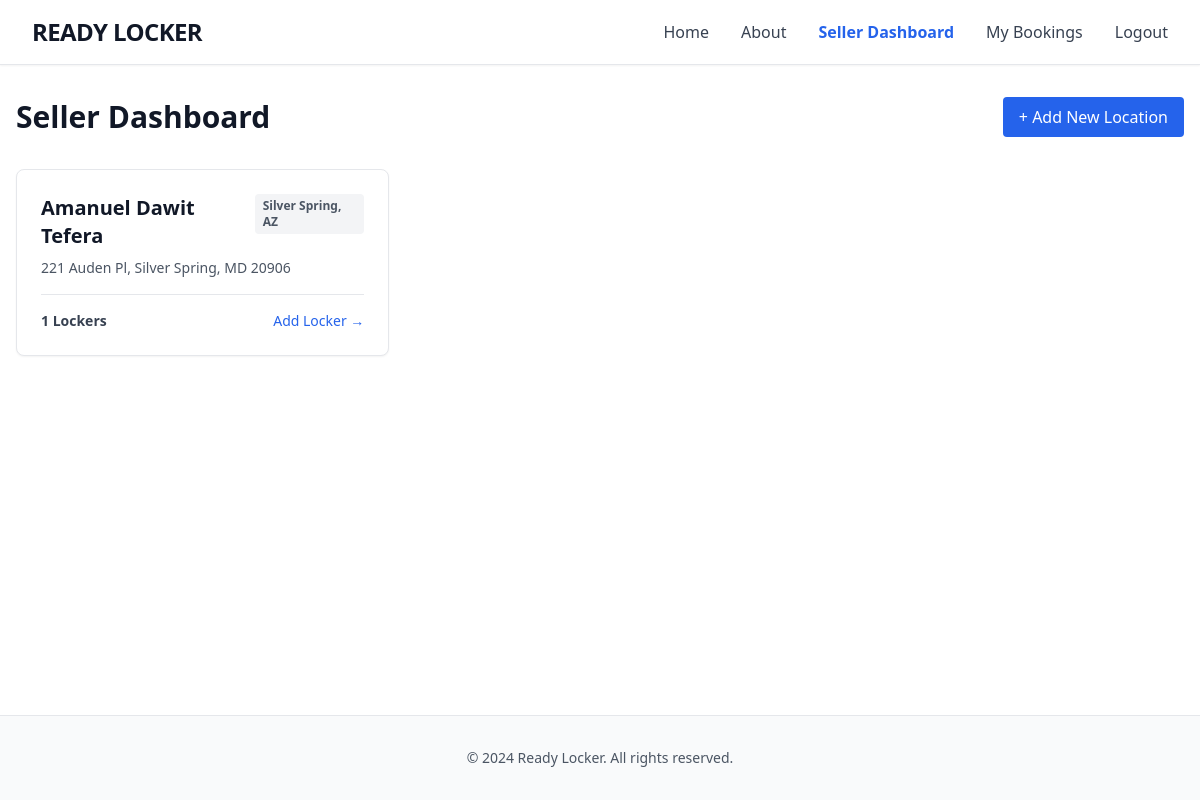
Before: /marketplace/ (signed in) with the older database file.
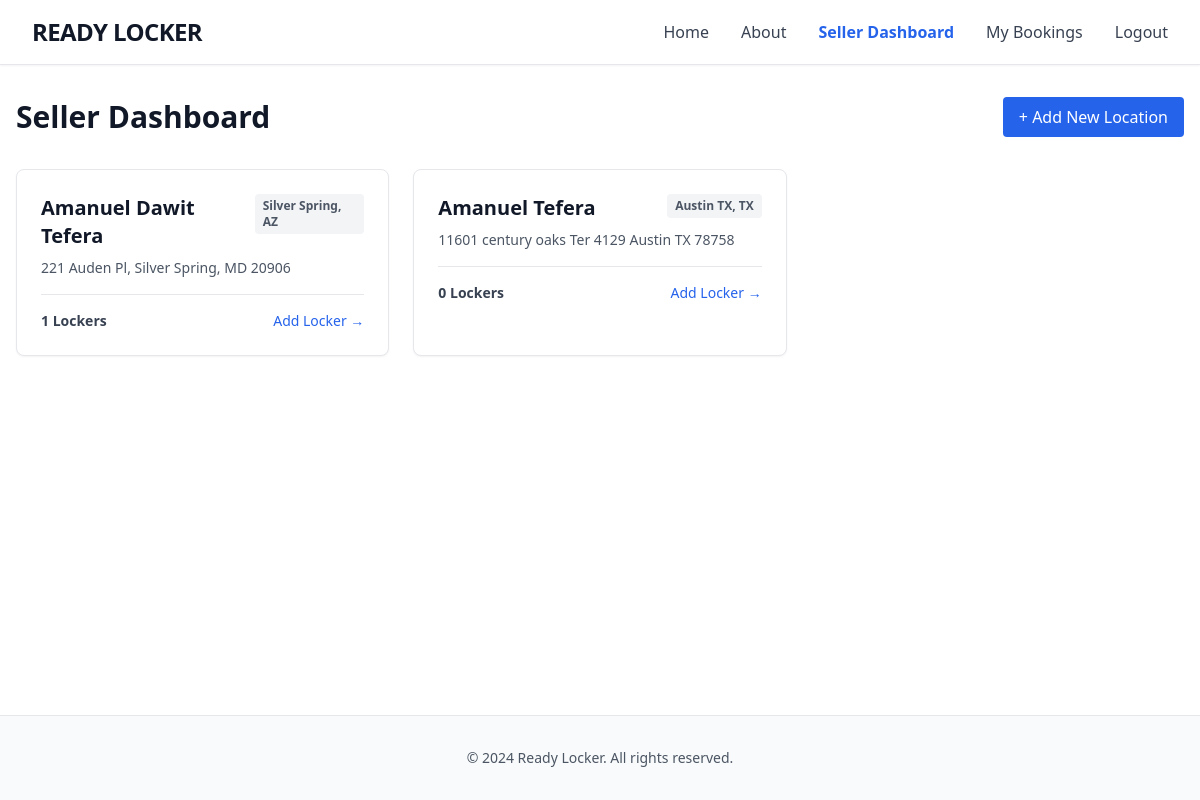
After: the same page with the newer database file.
### store/models.py (models this page shows, shortened)
class Location(models.Model):
    STATE_CHOICES = [
        ('AL', 'Alabama'), ('AK', 'Alaska'), ('AZ', 'Arizona'), ('AR', 'Arkansas'),
        ('CA', 'California'), ('CO', 'Colorado'), ('CT', 'Connecticut'), ('DE', 'Delaware'),
        ('DC', 'District of Columbia'), ('FL', 'Florida'), ('GA', 'Georgia'), ('HI', 'Hawaii'),
        ('ID', 'Idaho'), ('IL', 'Illinois'), ('IN', 'Indiana'), ('IA', 'Iowa'),
        ('KS', 'Kansas'), ('KY', 'Kentucky'), ('LA', 'Louisiana'), ('ME', 'Maine'),
        ('MD', 'Maryland'), ('MA', 'Massachusetts'), ('MI', 'Michigan'), ('MN', 'Minnesota'),
        ('MS', 'Mississippi'), ('MO', 'Missouri'), ('MT', 'Montana'), ('NE', 'Nebraska'),
        ('NV', 'Nevada'), ('NH', 'New Hampshire'), ('NJ', 'New Jersey'), ('NM', 'New Mexico'),
        ('NY', 'New York'), ('NC', 'North Carolina'), ('ND', 'North Dakota'), ('OH', 'Ohio'),
        ('OK', 'Oklahoma'), ('OR', 'Oregon'), ('PA', 'Pennsylvania'), ('RI', 'Rhode Island'),
        ('SC', 'South Carolina'), ('SD', 'South Dakota'), ('TN', 'Tennessee'), ('TX', 'Texas'),
        ('UT', 'Utah'), ('VT', 'Vermont'), ('VA', 'Virginia'), ('WA', 'Washington'),
        ('WV', 'West Virginia'), ('WI', 'Wisconsin'), ('WY', 'Wyoming')
    ]
    owner = models.ForeignKey(User, on_delete=models.CASCADE, null=True, blank=True, related_name="owned_locations")
    name = models.CharField(max_length=100)
    street_address = models.CharField(max_length=255, verbose_name="Street Address")
    city = models.CharField(max_length=100)
    state = models.CharField(max_length=2, choices=STATE_CHOICES)
    zip_code = models.CharField(max_length=10, verbose_name="Zip Code")
    description = models.TextField(blank=True)
    latitude = models.FloatField(default=0.0, blank=True)
    longitude = models.FloatField(default=0.0, blank=True)
    image = models.ImageField(upload_to='location_uploads/', blank=True, null=True)

### store/views.py (the view)
# urls.py: path('marketplace/', views.marketplace_dashboard, name='marketplace_dashboard'),
@login_required
@user_passes_test(is_seller_check, login_url='/login/')
def marketplace_dashboard(request):
    locations = Location.objects.filter(owner=request.user)
    return render(request, 'marketplace/dashboard.html', {'locations': locations})

### store/views.py (called while the page is built)
def is_seller_check(user):
    return user.is_authenticated and hasattr(user, 'customer') and user.customer.is_seller

### store/templates/marketplace/dashboard.html (shortened to what this page needs)
{% extends 'base.html' %}
{% block content %}
<div class="max-w-7xl mx-auto px-4 py-8">
    <div class="flex justify-between items-center mb-8">
        <h1 class="text-3xl font-bold text-gray-900">Seller Dashboard</h1>
        <a href="{% url 'add_location' %}" class="bg-blue-600 text-white px-4 py-2 rounded hover:bg-blue-700">
            + Add New Location
        </a>
    </div>
    {% if locations %}
        <div class="grid grid-cols-1 md:grid-cols-2 lg:grid-cols-3 gap-6">
            {% for loc in locations %}
            <div class="border rounded-lg p-6 shadow-sm hover:shadow-md transition bg-white">
                <div class="flex justify-between items-start">
                    <h2 class="text-xl font-bold mb-2">{{ loc.name }}</h2>
                    <span class="text-xs font-semibold bg-gray-100 text-gray-600 px-2 py-1 rounded">
                        {{ loc.city }}, {{ loc.state }}
                    </span>
                </div>
                <p class="text-gray-600 mb-4 text-sm">{{ loc.street_address }}</p>
                <div class="flex justify-between items-center border-t pt-4 mt-4">
                    <span class="text-sm font-semibold text-gray-700">{{ loc.lockers.count }} Lockers</span>
                    <a href="{% url 'add_locker' loc.id %}" class="text-blue-600 hover:text-blue-800 text-sm font-medium">
                        Add Locker &rarr;
                    </a>
                </div>
            </div>
            {% endfor %}
        </div>
    {% endif %}
</div>
{% endblock %}

Changed rows visible on the page:
added Location: name "Amanuel Tefera", city "Austin TX", state "TX", street_address "11601 century oaks Ter 4129 Austin TX 78758", lockers.count "0"
